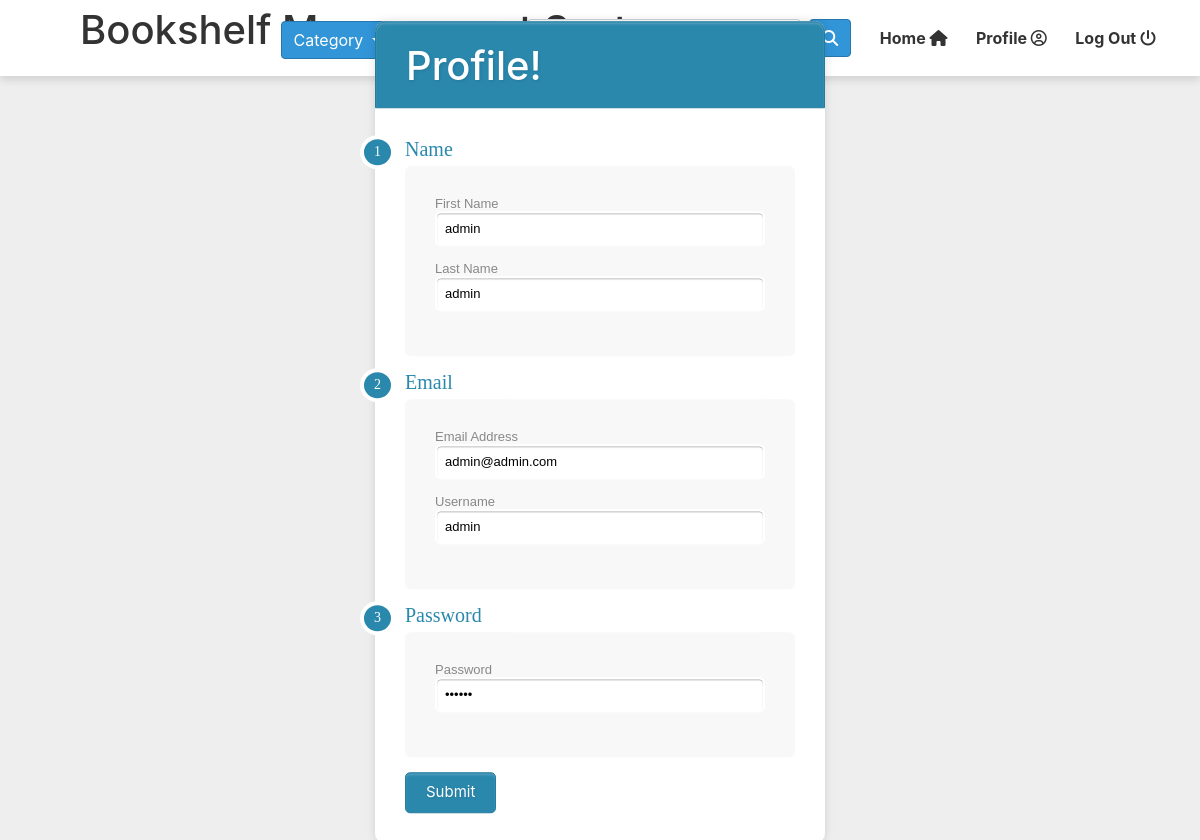
The app's page /profile.php (signed in) with its own data.
### tables this page shows
CREATE TABLE `users` (
  `user_id` int(10) NOT NULL,
  `user_name` varchar(50) NOT NULL,
  `firstname` varchar(50) NOT NULL,
  `lastname` varchar(50) NOT NULL,
  `email` varchar(50) NOT NULL,
  `position` varchar(50) NOT NULL,
  `password` varchar(50) NOT NULL,
  `status` varchar(50) NOT NULL
);

### profile.php (the view, shortened to what this page needs)
<!DOCTYPE html>
<html lang="en">
<head>
    <link rel="stylesheet" href="css/style.css">
     <link rel="stylesheet" href="https://maxcdn.bootstrapcdn.com/bootstrap/4.5.2/css/bootstrap.min.css">
</head>
<body style="background: #eee;">
  <header id="header">
   <h1><a class="logo" href="all_books.php">Bookshelf Management System</a></h1>
   <nav id="nav">
    <ul>
               <span>
            <span class="dropdown">
                <button type="button" class="btn btn-custom dropdown-toggle" data-toggle="dropdown">
                  Category
                </button>
            </span>
        </span>
        <span style="margin-left:8px;">
            <span class="dropdown">
                <button type="button" class="btn btn-custom dropdown-toggle" data-toggle="dropdown">
                </button>
            </span>
        </span>
        <li>
            <form class="form-inline" action="search.php" method="post">
                <button class="btn btn-custom" name="submit" type="submit"><i class="fas fa-search"></i></button>
            </form>
         </li>
        <li><a href="all_books.php">Home <i class="fas fa-home"></i></a> </li>
        <li><a href="profile.php">Profile <i class="far fa-user-circle"></i></a> </li>
        <li><a href="logout.php">Log Out <i class="fas fa-power-off"></i></a></li>
   </ul>
</nav>
</header>
<?php
    $conn= mysqli_connect('localhost', 'root', '', 'bookshelf');
    if(isset($_SESSION['user_name'])){
        $username = $_SESSION['user_name'];
        $sql= "SELECT * FROM users WHERE user_name = '{$username}' ";
        $profile= mysqli_query($conn, $sql);
        while($row=mysqli_fetch_array($profile)){
            $user_name=$row['user_name'];
            $firstname=$row['firstname'];
            $lastname=$row['lastname'];
            $email=$row['email'];
            $password=$row['password'];
        }
    }
?>
<section id="prof">
    <div class="form-style">
        <h1>Profile!</h1>
        <form action="profile.php" method="post">
            <div class="section"><span>1</span>Name</div>
            <div class="inner-wrap">
                <label>First Name <input value="<?php echo $firstname; ?> " type="text" name="firstname" /></label>
                <label>Last Name  <input value="<?php echo $lastname; ?> " type="text" name="lastname" /></label>
            </div>
            <div class="section"><span>2</span>Email</div>
            <div class="inner-wrap">
                <label>Email Address <input value="<?php echo $email; ?> " type="email" name="email" /></label>
                <label>Username <input value="<?php echo $user_name; ?> " type="text" name="username" /></label>
            </div>
            <div class="section"><span>3</span>Password</div>
                <div class="inner-wrap">
                <label>Password <input value="<?php echo $password; ?> " type="password" name="password" /></label>
            </div>
            <div class="button-section">
             <button class="prof-btn" name="submit" type="submit" class="btn">Submit</button>
            </div>
        </form>
    </div>
</section>
</body>
</html>

### css/style.css (style rules this page uses)
* { box-sizing: border-box; margin:0; padding: 0; }
body { font-family: 'Raleway', sans-serif; }
a { text-decoration: none !important; }
#header { background-color: #fff; color: #222; cursor: default; height: 4.75em; box-shadow: 0 4px 8px 0 rgba(0, 0, 0, 0.12); width: 100%; z-index: 10000; }
#header h1 { line-height: 4.75em; line-height: inherit; margin-left: 80px; padding: 0; }
#header h1 a { font-size: 40px; color: #333; }
#header nav { position: absolute; right: 2.75em; top: 0; vertical-align: middle; }
#header nav > ul { list-style: none; margin: 0; padding-left: 0; }
#header nav > ul > li { line-height: 4.75em; border-radius: 4px; display: inline-block; margin-left: 1.5em; padding-left: 0; }
#header nav > ul > li a { transition: color 0.3s ease-in-out; color: #333; display: inline-block; text-decoration: none; font-weight: bold; }
button.btn-custom { color: #fff; background-color: #3195d8; border-color: #2777ac; transition: color 0.3s ease-in-out; }
.form-style { position: absolute; top: 52vh; left: 50%; transform: translate(-50%, -50%); width:450px; padding:30px; margin:16px auto; background: #FFF; border-radius: 10px; box-shadow: 0px 0px 10px rgba(0, 0, 0, 0.13); }
.form-style .inner-wrap { padding: 30px; background: #F8F8F8; border-radius: 6px; margin-bottom: 15px; }
.form-style h1 { background: #2A88AD; padding: 20px 30px 15px 30px; margin: -30px -30px 30px -30px; border-radius: 10px 10px 0 0; color: #fff; text-shadow: 1px 1px 3px rgba(0, 0, 0, 0.12); box-shadow: inset 0px 2px 2px 0px rgba(255, 255, 255, 0.17); border: 1px solid #257C9E; }
.form-style label { display: block; font: 13px Arial, Helvetica, sans-serif; color: #888; margin-bottom: 15px; }
.form-style input[type="text"], .form-style input[type="date"], .form-style input[type="datetime"], .form-style input[type="email"], .form-style input[type="number"], .form-style input[type="search"], .form-style input[type="time"], .form-style input[type="url"], .form-style input[type="password"], .form-style textarea, .form-style select { display: block; box-sizing: border-box; width: 100%; padding: 8px; border-radius: 6px; border: 2px solid #fff; box-shadow: inset 0px 1px 1px rgba(0, 0, 0, 0.33); }
.form-style .section { font: normal 20px 'Bitter', serif; color: #2A88AD; margin-bottom: 5px; }
.form-style .section span { background: #2A88AD; padding: 5px 10px 5px 10px; position: absolute; border-radius: 50%; border: 4px solid #fff; font-size: 14px; margin-left: -45px; color: #fff; margin-top: -3px; }
.prof-btn { cursor: pointer; background: #2A88AD; padding: 8px 20px 8px 20px; border-radius: 5px; color: #fff; text-shadow: 1px 1px 3px rgba(0, 0, 0, 0.12); box-shadow: inset 0px 2px 2px 0px rgba(255, 255, 255, 0.17); border: 1px solid #257C9E; font-size: 15px; }

### records on screen
users: firstname "admin", lastname "admin", email "admin@admin.com", username "admin"
